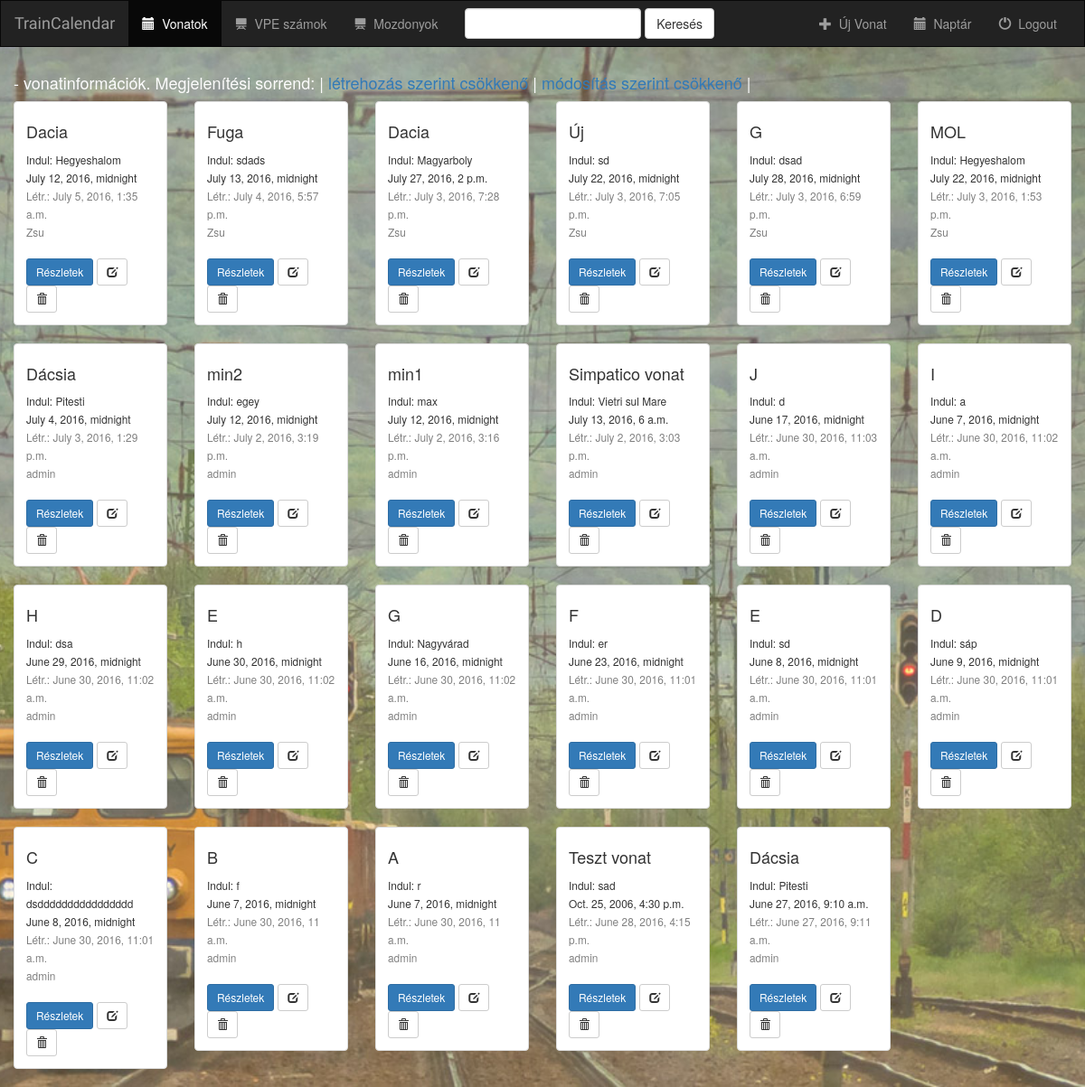
/train/index_creation_filter/, run on the app's committed database.
### rail/models.py (models this page shows, shortened)
class Album(models.Model):
    class Meta:
        permissions = (("view_album", "Can view album"),)
    user = models.ForeignKey(User, default=1)
    vnev = models.CharField(max_length=100, verbose_name='Vonat megnevezése*')
    indulas = models.CharField(max_length=250 ,  verbose_name='Indulás helye*')
    indulas_ido = models.DateTimeField(verbose_name='Várható indulás*')
    belepes = models.CharField(max_length=250, verbose_name='Belépés helye ha tranzit', null=True, blank=True)
    belepes_ido = models.DateTimeField( verbose_name='Belépés ideje ha tranzit', null=True, blank=True)
    erkezes = models.CharField(max_length=250 ,  verbose_name='Érkezés helye', null=True, blank=True)
    kilepes = models.CharField(max_length=250 ,  verbose_name='Kilépés helye ha tranzit', null=True, blank=True)
    rakott = models.BooleanField(verbose_name='Rakott')
    rakomany_fajta = models.CharField(max_length=150, verbose_name='Rakomány fajtája', null=True, blank=True)
    brutto_tonna = models.FloatField(validators=[MinValueValidator(0)], verbose_name='Bruttó tonna*', null=True)
    fekhossz = models.IntegerField(verbose_name='Féktechnikai hosszúság', null=True, blank=True)
    helyzet = models.CharField(max_length=250 ,  verbose_name='Legutóbb ismert helyzete', null=True, blank=True)
    megjegyzesek = models.TextField(max_length=350, verbose_name='Megjegyzések', null=True, blank=True)
    created_at = models.DateTimeField(auto_now_add=True)
    updated_on = models.DateTimeField(auto_now=True)

### rail/views.py (the view)
def index_creation_filter(request):
    if not request.user.has_perm('rail.add_album'):
        albums = Album.objects.order_by('-created_at')
    else:
        albums = list(Album.objects.filter(user=request.user).order_by('-created_at'))
    return render(request, 'rail/index.html', {'albums': albums})

### rail/templates/rail/index.html (shortened to what this page needs)
{% extends 'rail/base.html' %}
{% block albums_active %}active{% endblock %}
{% block body %}
<div class="albums-container container-fluid">
    <div class="row">
        <div class="col-sm-12" style="color:#FCFCFC">
            <h4>{{ user.username }} - vonatinformációk. Megjelenítési sorrend:  |  <a href="{% url 'rail:index_creation_filter' %}">létrehozás szerint csökkenő </a>  |  <a href="{% url 'rail:index' %}">  módosítás szerint csökkenő</a>  |</h4>
        </div>
        {% if albums %}
            {% for album in albums %}
                <div class="col-sm-4 col-lg-2">
                    <div class="thumbnail">
                        <div class="caption">
                            <h4>{{ album.vnev }}</h4>
                            <small>Indul: {{ album.indulas }} <br> {{ album.indulas_ido }}</small><br>
                            <small style="color:grey">Létr.: {{ album.created_at }} <br> {{ album.user }}</small><br><br>
                            <a href="{% url 'rail:detail' album.id %}" class="btn btn-primary btn-sm" role="button">Részletek</a>
                            <form action="{% url 'rail:update_album' album.id %}" method="get" style="display: inline;">
                                <button type="submit" class="btn btn-default btn-sm">
                                    <span class="glyphicon glyphicon-edit"></span>
                                </button>
                            </form>
                            <form action="{% url 'rail:delete_album' album.id %}" method="post" style="display: inline;">
                                <button type="submit" class="btn btn-default btn-sm" onclick="return confirm('Biztosan törli a vonatot?')">
                                    <span class="glyphicon glyphicon-trash"></span>
                                </button>
                            </form>
                        </div>
                    </div>
                </div>
                {% cycle '' '' '' '' '' '<div class="clearfix visible-lg"></div>' %}
            {% endfor %}
        {% endif %}
    </div>
</div>
{% endblock %}

### rail/templates/rail/base.html (shortened to what this page needs)
<!DOCTYPE html>
<html lang="en">
<head>
    {% load staticfiles %}
    <link rel="stylesheet" href="https://maxcdn.bootstrapcdn.com/bootstrap/3.3.6/css/bootstrap.min.css">
    <link rel="stylesheet" type="text/css" href="{% static 'rail/style.css' %}"/>
</head>
<body>
<nav class="navbar navbar-inverse">
    <div class="container-fluid">
        <div class="navbar-header">
            <a class="navbar-brand" href="{% url 'rail:index' %}">TrainCalendar</a>
        </div>
        <div class="collapse navbar-collapse" id="topNavBar">
            <ul class="nav navbar-nav">
                <li class="{% block albums_active %}{% endblock %}"><a href="{% url 'rail:index' %}"><span class="glyphicon glyphicon-calendar" aria-hidden="true"></span>&nbsp; Vonatok</a></li>
                <li class="{% block vpes_active %}{% endblock %}"><a href="{% url 'rail:vpes' 'all' %}"><span class="glyphicon glyphicon-blackboard" aria-hidden="true"></span>&nbsp; VPE számok</a></li>
                <li class="{% block mozdonys_active %}{% endblock %}"><a href="{% url 'rail:mozdonys' 'all' %}"><span class="glyphicon glyphicon-blackboard" aria-hidden="true"></span>&nbsp; Mozdonyok</a></li>
            </ul>
            <form class="navbar-form navbar-left" role="search" method="get" action="{% url 'rail:index' %}">
                <div class="form-group">
                    <input type="text" class="form-control" name="q" value="{{ request.GET.q }}">
                </div>
                <button type="submit" class="btn btn-default">Keresés</button>
            </form>
            <ul class="nav navbar-nav navbar-right">
                <li>
                    <a href="{% url 'rail:create_album' %}">
                        <span class="glyphicon glyphicon-plus" aria-hidden="true"></span>&nbsp; Új Vonat
                    </a>
                </li>
                <li>
                    <a href="{% url 'rail:naptar' %}">
                        <span class="glyphicon glyphicon-calendar" aria-hidden="true"></span>&nbsp; Naptár
                    </a>
                </li>
                <li>
                    <a href="{% url 'rail:logout_user' %}">
                        <span class="glyphicon glyphicon-off" aria-hidden="true"></span>&nbsp; Logout
                    </a>
                </li>
            </ul>
        </div>
    </div>
</nav>
{% block body %}
{% endblock %}
</body>
</html>

### rail/static/rail/style.css (style rules this page uses)
body { background: white url("images/railway2.jpg") no-repeat center center fixed; -webkit-background-size: cover; -moz-background-size: cover; -o-background-size: cover; background-size: cover; }
.navbar { border-radius: 0; }
.navbar-brand { font-family: 'Satisfy', cursive; }

### data on the page
Album: vnev "Dacia", indulas "Hegyeshalom", indulas_ido "July 12, 2016, midnight", created_at "July 5, 2016, 1:35 a.m.", user "Zsu"
Album: vnev "Fuga", indulas "sdads", indulas_ido "July 13, 2016, midnight", created_at "July 4, 2016, 5:57 p.m.", user "Zsu"
Album: vnev "Dacia", indulas "Magyarboly", indulas_ido "July 27, 2016, 2 p.m.", created_at "July 3, 2016, 7:28 p.m.", user "Zsu"
Album: vnev "Új", indulas "sd", indulas_ido "July 22, 2016, midnight", created_at "July 3, 2016, 7:05 p.m.", user "Zsu"
Album: vnev "G", indulas "dsad", indulas_ido "July 28, 2016, midnight", created_at "July 3, 2016, 6:59 p.m.", user "Zsu"
Album: vnev "MOL", indulas "Hegyeshalom", indulas_ido "July 22, 2016, midnight", created_at "July 3, 2016, 1:53 p.m.", user "Zsu"
Album: vnev "Dácsia", indulas "Pitesti", indulas_ido "July 4, 2016, midnight", created_at "July 3, 2016, 1:29 p.m.", user "admin"
Album: vnev "min2", indulas "egey", indulas_ido "July 12, 2016, midnight", created_at "July 2, 2016, 3:19 p.m.", user "admin"
Album: vnev "min1", indulas "max", indulas_ido "July 12, 2016, midnight", created_at "July 2, 2016, 3:16 p.m.", user "admin"
Album: vnev "Simpatico vonat", indulas "Vietri sul Mare", indulas_ido "July 13, 2016, 6 a.m.", created_at "July 2, 2016, 3:03 p.m.", user "admin"
Album: vnev "J", indulas "d", indulas_ido "June 17, 2016, midnight", created_at "June 30, 2016, 11:03 a.m.", user "admin"
Album: vnev "I", indulas "a", indulas_ido "June 7, 2016, midnight", created_at "June 30, 2016, 11:02 a.m.", user "admin"
Album: vnev "H", indulas "dsa", indulas_ido "June 29, 2016, midnight", created_at "June 30, 2016, 11:02 a.m.", user "admin"
Album: vnev "E", indulas "h", indulas_ido "June 30, 2016, midnight", created_at "June 30, 2016, 11:02 a.m.", user "admin"
Album: vnev "G", indulas "Nagyvárad", indulas_ido "June 16, 2016, midnight", created_at "June 30, 2016, 11:02 a.m.", user "admin"
Album: vnev "F", indulas "er", indulas_ido "June 23, 2016, midnight", created_at "June 30, 2016, 11:01 a.m.", user "admin"
Album: vnev "E", indulas "sd", indulas_ido "June 8, 2016, midnight", created_at "June 30, 2016, 11:01 a.m.", user "admin"
Album: vnev "D", indulas "sáp", indulas_ido "June 9, 2016, midnight", created_at "June 30, 2016, 11:01 a.m.", user "admin"
Album: vnev "C", indulas "dsdddddddddddddddd", indulas_ido "June 8, 2016, midnight", created_at "June 30, 2016, 11:01 a.m.", user "admin"
Album: vnev "B", indulas "f", indulas_ido "June 7, 2016, midnight", created_at "June 30, 2016, 11 a.m.", user "admin"
Album: vnev "A", indulas "r", indulas_ido "June 7, 2016, midnight", created_at "June 30, 2016, 11 a.m.", user "admin"
Album: vnev "Teszt vonat", indulas "sad", indulas_ido "Oct. 25, 2006, 4:30 p.m.", created_at "June 28, 2016, 4:15 p.m.", user "admin"
Album: vnev "Dácsia", indulas "Pitesti", indulas_ido "June 27, 2016, 9:10 a.m.", created_at "June 27, 2016, 9:11 a.m.", user "admin"
